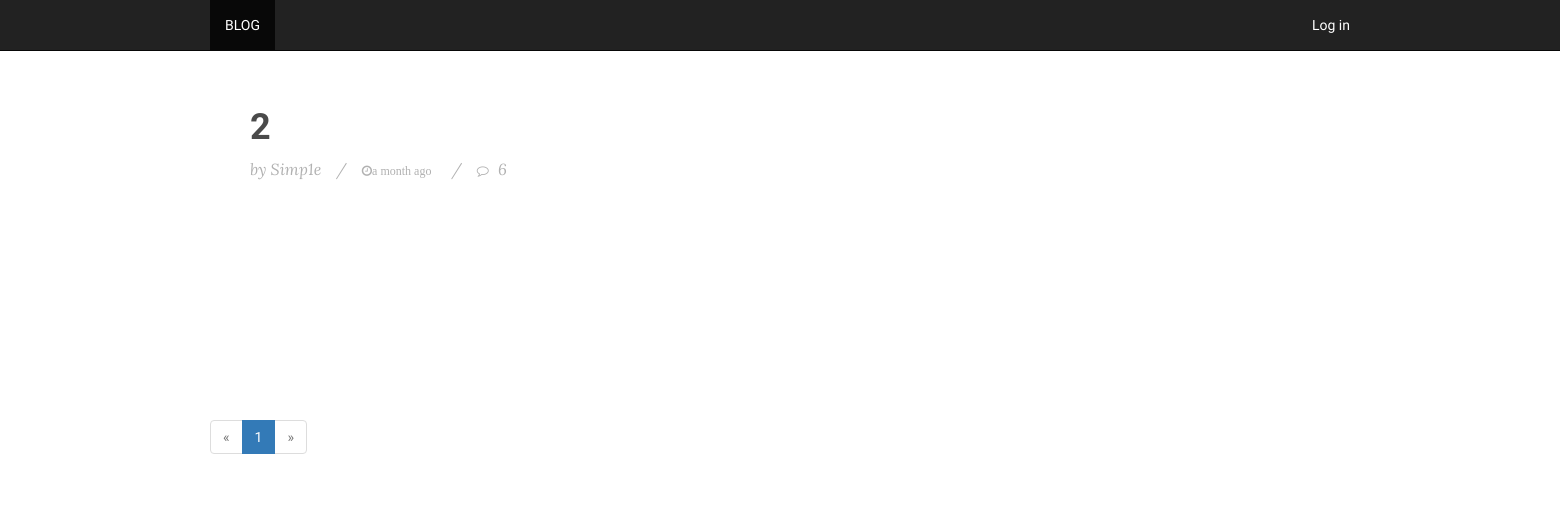
Before: / with the older database file.
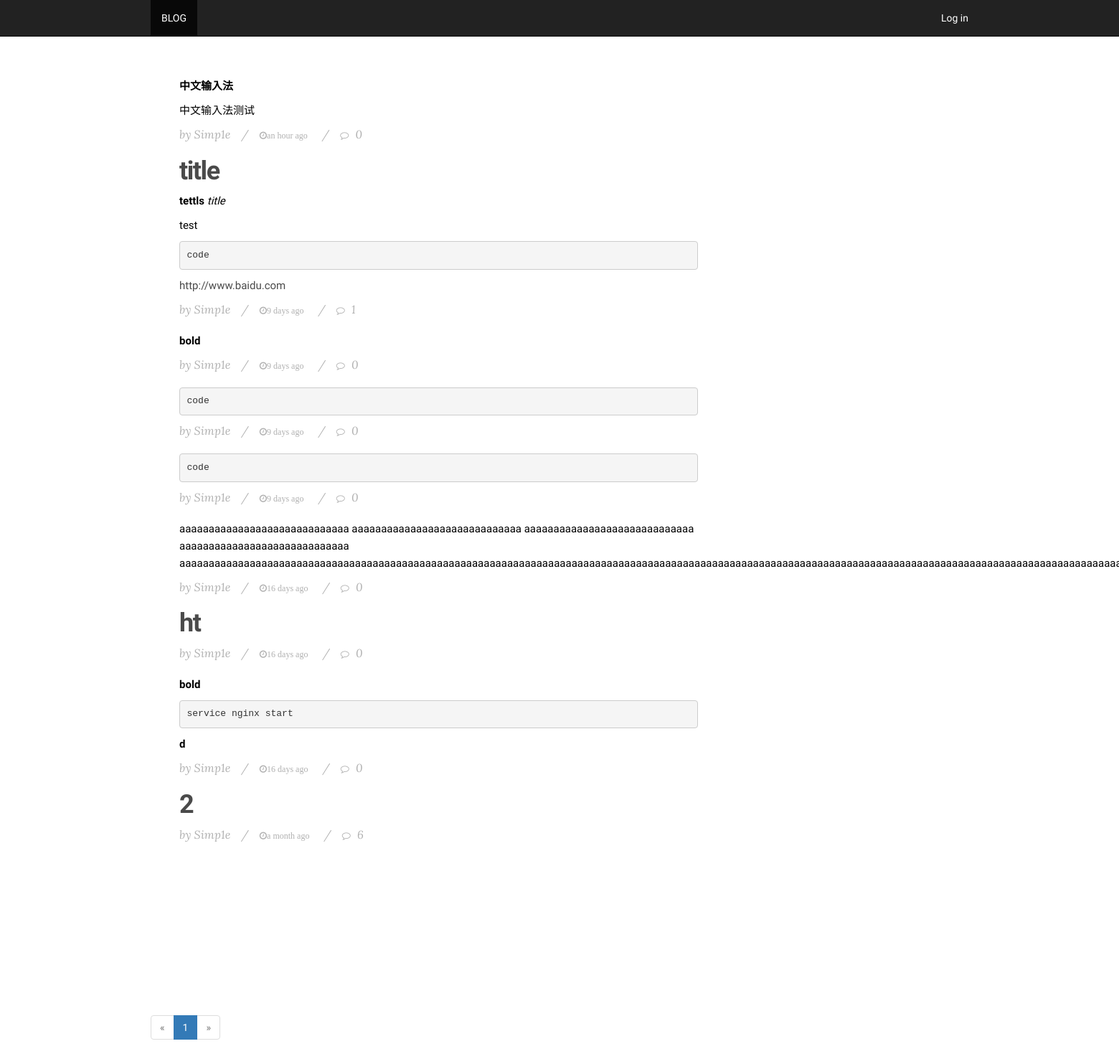
After: the same page with the newer database file.
### app/models.py (models this page shows, shortened)
class Post(db.Model):
    __tablename__ = 'posts'
    id = db.Column(db.Integer, primary_key=True)
    body = db.Column(db.Text)
    body_html = db.Column(db.Text)
    timestamp = db.Column(db.DateTime, index=True, default=datetime.utcnow)
    author_name = db.Column(db.Integer, db.ForeignKey('users.id'))
    comments = db.relationship('Comment', backref='post', lazy='dynamic')

### app/main/views.py (the view)
@main.route('/', methods=['GET', 'POST'])
def index():
    form = PostForm()
    if current_user.can(Permission.WRITE_ARTICLES) and \
            form.validate_on_submit():
        post = Post(body=form.body.data,
                    author=current_user._get_current_object())
        db.session.add(post)
        return redirect(url_for('.index'))
    page = request.args.get('page', 1, type=int)
    pagination = Post.query.order_by(Post.timestamp.desc()).paginate(
        page, per_page=current_app.config['FLASKY_POST_PER_PAGE'],
        error_out=False)
    posts = pagination.items
    return render_template('index.html', form=form, posts=posts,
                           pagination=pagination)

### app/main/__init__.py (called while the page is built)
@main.app_context_processor
def inject_permissions():
    return dict(Permission=Permission)

### app/models.py (called while the page is built)
    def can(self, permissions):
        return False

### app/templates/index.html (shortened to what this page needs)
{% extends "base.html" %}
{% import "bootstrap/wtf.html" as wtf %}
{% import "_macro.html" as macro %}
{% block page_content %}
<div >
    {% include '_post.html' %}
</div>
{% if pagination %}
<div class="pagination">
    {{ macro.pagination_widget(pagination, '.index') }}
</div>
{% endif %}
{% endblock %}

### app/templates/base.html (shortened to what this page needs)
{% extends "bootstrap/base.html" %}
{% block head %}
<link href="//netdna.bootstrapcdn.com/font-awesome/4.2.0/css/font-awesome.min.css" rel="stylesheet">
<link rel="stylesheet" type="text/css" href="{{ url_for('static', filename='jquery.bxslider.css') }}">
<link rel="stylesheet" type="text/css" href="{{ url_for('static', filename='style.css') }}">
<link rel="stylesheet" type="text/css" href="{{ url_for('static', filename='bootstrap.min.css') }}" >
<link href="/static/css/jquery.bxslider.css" rel="stylesheet">
<link href="/static/css/style.css" rel="stylesheet">
{% endblock %}
{% block navbar %}
<nav class="navbar navbar-inverse navbar-fixed-top">
    <div class="container">
        <div id="navbar" class="collapse navbar-collapse">
            <ul class="nav navbar-nav">
                <li class="active"><a href="{{ url_for('main.index') }}">BLOG</a></li>
            </ul>
            <ul class="nav navbar-nav navbar-right">
                {% if current_user.is_authenticated %}
                <li><a href="{{ url_for('auth.logout') }}">Log out</a></li>
                {% else %}
                <li><a href="{{ url_for('auth.login') }}">Log in</a></li>
                {% endif %}
            </ul>
        </div>
    </div>
</nav>
{% endblock%}
{% block content %}
<div class="container">
    {% block page_content %}
    {% endblock %}
</div>
{% endblock %}

### app/templates/_macro.html
{% macro pagination_widget(pagination, endpoint, fragment='') %}
<ul class="pagination">
    <li {% if not pagination.has_prev %} class="disabled"{% endif%}>
        <a href="{% if pagination.has_prev %}{{ url_for(endpoint, page=pagination.page - 1 , **kwargs) }}{% else %}#{% endif %}">&laquo;
        </a>
    </li>
    {% for p in pagination.iter_pages() %}
        {% if p %}
            {% if p == pagination.page %}
            <li class="active">
                <a href="{{ url_for(endpoint, page = p, **kwargs) }}">{{ p }}</a>
            </li>
            {% else %}
            <li>
                <a href="{{ url_for(endpoint, page = p, **kwargs) }}">{{ p }}</a>
            </li>
            {% endif %}
        {% else %}
        <li class="disabled"><a href="#">&hellip;</a></li>
        {% endif %}
    {% endfor %}
    <li {% if not pagination.has_next %} class="disabled"{% endif %}>
        <a href="{% if pagination.has_next %}{{ url_for(endpoint, page=pagination.page + 1, **kwargs) }}{% else %}#{% endif%}">&raquo;</a>
    </li>
</ul>
{% endmacro %}

### app/templates/_post.html (shortened to what this page needs)
<ul class="posts">
    <div class="row">
        <div class="col-md-8">
            <article class='posts'>
                {% for post in posts %}
                <div class="post-body" >
                    {% if post.body_html %}
                        {{ post.body_html | safe }}
                    {% else %}
                        {{ post.body }}
                    {% endif %}
                </div>
                <div class="post-meta"><span>by Simp1e</span>/<span><i class="fa fa-clock-o">{{ moment(post.timestamp).fromNow() }}</i></span>/<span><i class="fa fa-comment-o"></i> <a href="{{ url_for('.post', id=post.id) }}#comments">{{ post.comments.count() }}</a></span>
                </div>
                <div class="post-footer">
                {% endfor %}
                </div>
            </article>
        </div>
    </div>
</ul>

### app/static/style.css (style rules this page uses)
body { font-family: "Raleway", Sans-serif; -webkit-font-smoothing: antialiased; }
h1, h2, h3, h4, h5, h6 { letter-spacing: -0.04em; font-weight: 700; font-style: normal; font-family: "Raleway", Sans-serif; color: #4A4A4A; }
p { font-family: 'Raleway', sans-serif; font-size: 15px; font-weight: 400; line-height: 24px; color: #000; }
a { color: #4A4A4A; }
a, a:hover, a:focus, a:active, a.active { outline: 0; text-decoration: none; }
.navbar .navbar-nav > li > a { color:#fff; }
.posts { padding-bottom: 30px; margin-bottom: 60px; margin-top: 20px; border-bottom: 1px solid #CECECE; }
.posts:last-child { border-bottom: none; }
.posts .post-meta { margin: 5px 0 20px; font-weight: 400; font-size: 16px; color: #B1B1B1; font-family: "Lora"; font-style: italic; }
.posts .post-meta a { color: #B1B1B1; }
.posts .post-meta span { padding-left: 15px; padding-right: 15px; }
.posts .post-meta span:first-child { padding-left: 0; padding-right: 15px; }
.posts .post-meta i { padding-right: 5px; font-size: 12px; }

### app/static/css/style.css (style rules this page uses)
body { font-family: "Raleway", Sans-serif; -webkit-font-smoothing: antialiased; }
h1, h2, h3, h4, h5, h6 { letter-spacing: -0.04em; font-weight: 700; font-style: normal; font-family: "Raleway", Sans-serif; color: #4A4A4A; }
p { font-family: 'Raleway', sans-serif; font-size: 15px; font-weight: 400; line-height: 24px; color: #000; }
a { color: #4A4A4A; }
a, a:hover, a:focus, a:active, a.active { outline: 0; text-decoration: none; }
.navbar .navbar-nav > li > a { color:#fff; }

Changed rows visible on the page:
added Post: body_html "中文输入法 中文输入法测试", timestamp "an hour ago", comments.count "0"
added Post: body_html "title tettls title test code http://www.baidu.com", timestamp "9 days ago", comments.count "1"
added Post: body_html "bold", timestamp "9 days ago", comments.count "0"
added Post: body_html "code", timestamp "9 days ago", comments.count "0"
added Post: body_html "code", timestamp "9 days ago", comments.count "0"
added Post: body_html "aaaaaaaaaaaaaaaaaaaaaaaaaaaaa aaaaaaaaaaaaaaaaaaaaaaaaaaaaa aaaaaaaaaaaaaaaaaaaaaaaaaaaaa aaaaaaaaaaaaaaaaaaaaaaaaaaaaa…", timestamp "16 days ago", comments.count "0"
added Post: body_html "ht", timestamp "16 days ago", comments.count "0"
added Post: body_html "bold service nginx start d", timestamp "16 days ago", comments.count "0"
